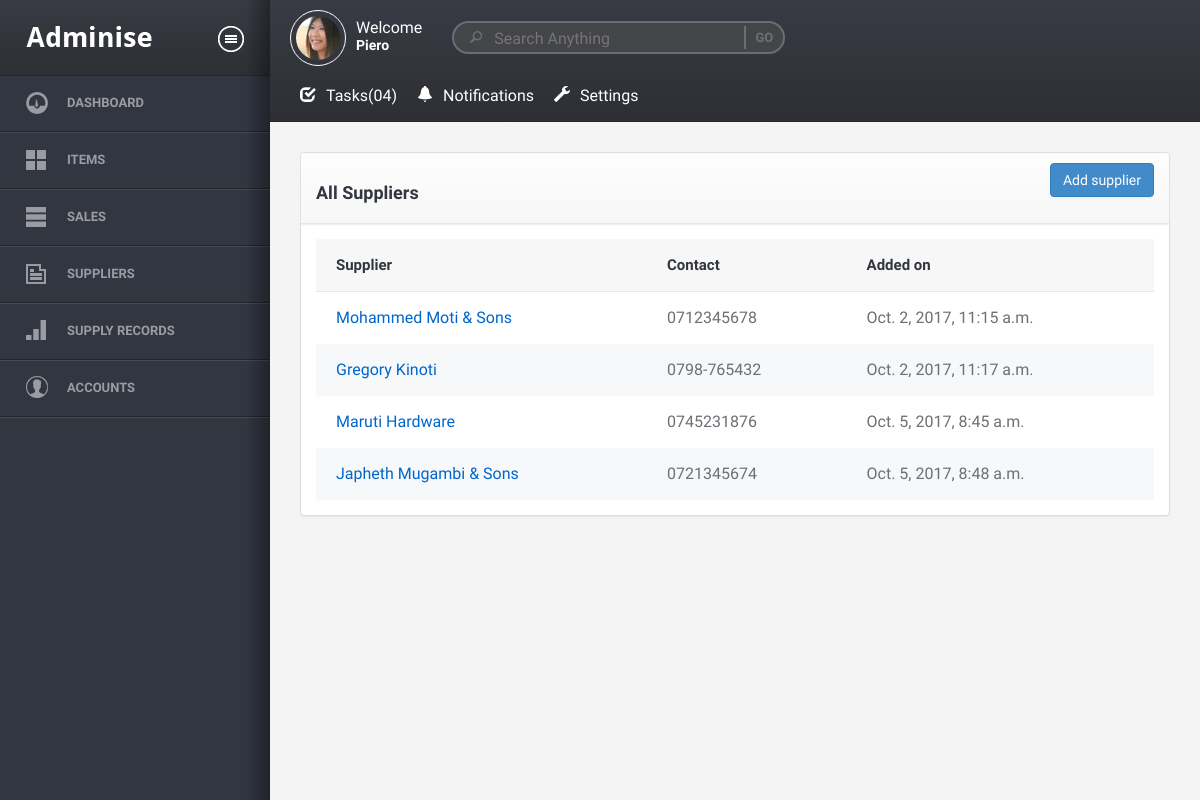
Page /suppliers/ (signed in) on the committed database.
### inventory/models.py (models this page shows, shortened)
class Supplier(models.Model):
	supplier_name = models.CharField(max_length=200)
	contact = models.CharField(max_length=200)
	added_on = models.DateTimeField(auto_now_add=True)

### inventory/views.py (the view)
# urls.py: url(r'^suppliers/$', views.suppliers, name='suppliers'),
@login_required(login_url='login')
def suppliers(request):
	suppliers = Supplier.objects.all()
	context = {
		'suppliers' : suppliers,
	}
	return render(request, 'inventory/suppliers.html', context)

### inventory/templates/inventory/suppliers.html (shortened to what this page needs)
{% extends "base.html" %}
{% block content %}
	<div class="row">
		<div class="col-md-12">
			<div class="panel panel-default">
				<div class="panel-heading">
					<a href="{% url 'inventory:new_supplier' %}" class="btn btn-primary pull-right">Add supplier</a>
					<h3>All Suppliers</h3>
				</div>
				<div class="panel-body">
					<table class="table">
						<thead>
							<th>Supplier</th>
							<th>Contact</th>
							<th>Added on</th>
						</thead>
						<tbody>
							{% for supplier in suppliers %}
							<tr>
								<td><a href="">{{ supplier.supplier_name }}</a></td>
								<td>{{ supplier.contact }}</td>
								<td>{{ supplier.added_on }}</td>
							</tr>
							{% empty %}
							<tr>
								<td colspan="4"><h3>No suppliers registered yet</h3></td>
							</tr>
							{% endfor %}
						</tbody>
					</table>
				</div>
			</div>
		</div>
	</div>
{% endblock %}

### templates/topbar.html (shortened to what this page needs)
{% load static %}
<header>
    <div class="user">
        <figure>
            <a href="#"><img src="{% static 'assets/images/avatar1.jpg' %}" alt="Adminise" /></a>
        </figure>
        <div class="welcome">
            <p>Welcome</p>
            <h5><a href="#">{{ user.username }}</a></h5>
        </div>
    </div>
    <div class="search-box">
        <input type="text" placeholder="Search Anything" />
        <input type="submit" value="go" />
    </div>
    <nav class="topnav">
        <ul id="nav1">
            <li class="tasks">
                <a href="#"><i class="glyphicon glyphicon-check"></i>Tasks<span>(04)</span></a>
            </li>
            <li class="notifi">
                <a href="#"><i class="glyphicon glyphicon-bell"></i>Notifications</a>
            </li>
            <li class="settings">
                <a href="#"><i class="glyphicon glyphicon-wrench"></i>Settings</a>
            </li>
        </ul>
    </nav>
    <div class="clearfix"></div>
</header>

### static/assets/css/custom.css (style rules this page uses)
body { font-size: 16px; }
a { color: #06c; }

### rows in the picture
Supplier: supplier_name "Mohammed Moti & Sons", contact "0712345678", added_on "Oct. 2, 2017, 11:15 a.m."
Supplier: supplier_name "Gregory Kinoti", contact "0798-765432", added_on "Oct. 2, 2017, 11:17 a.m."
Supplier: supplier_name "Maruti Hardware", contact "0745231876", added_on "Oct. 5, 2017, 8:45 a.m."
Supplier: supplier_name "Japheth Mugambi & Sons", contact "0721345674", added_on "Oct. 5, 2017, 8:48 a.m."

### other values in the picture
{{ user.username }} "Piero"
